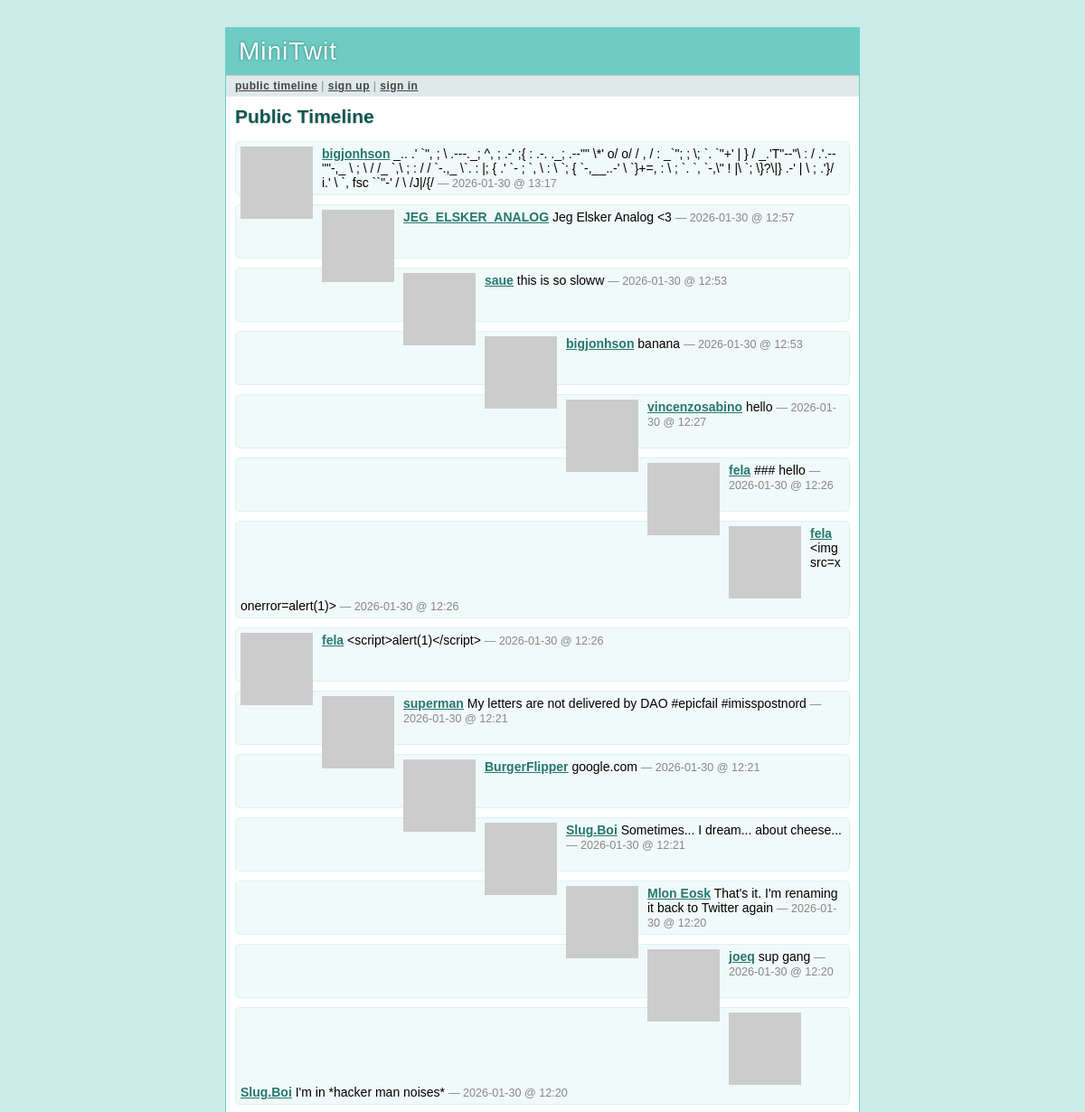
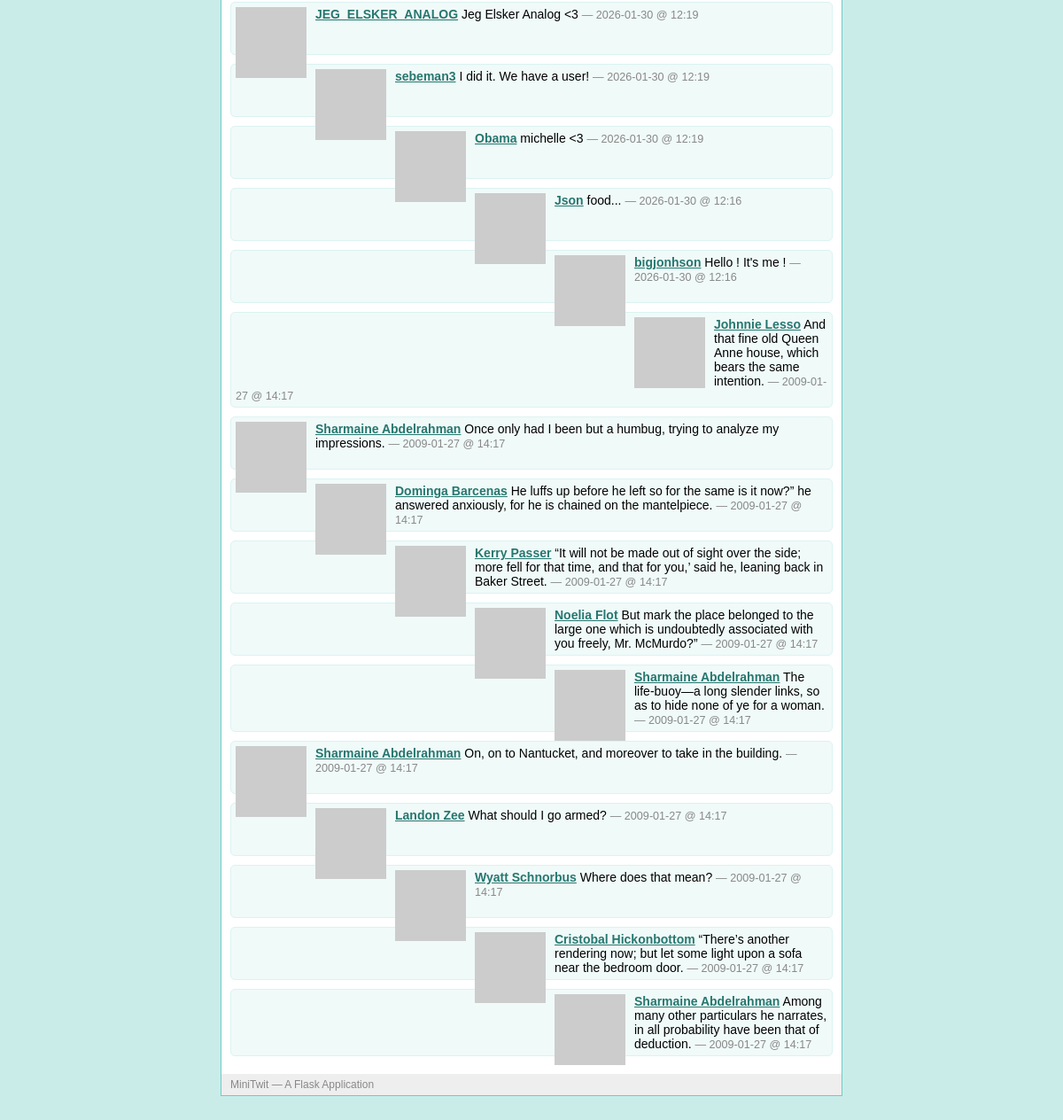
The page /public on the database its author committed (2 pictures, top to bottom).
### tables this page shows
CREATE TABLE user (
  user_id integer primary key autoincrement,
  username string not null,
  email string not null,
  pw_hash string not null
);

### minitwit.py (the view)
@app.route('/public')
def public_timeline():
    return render_template('timeline.html', messages=query_db('''
        select message.*, user.* from message, user
        where message.flagged = 0 and message.author_id = user.user_id
        order by message.pub_date desc limit ?''', [PER_PAGE]))

### minitwit.py (called while the page is built)
def connect_db():
    return sqlite3.connect(DATABASE)

def query_db(query, args=(), one=False):
    cur = g.db.execute(query, args)
    rv = [dict((cur.description[idx][0], value)
               for idx, value in enumerate(row)) for row in cur.fetchall()]
    return (rv[0] if rv else None) if one else rv

def format_datetime(timestamp):
    return datetime.utcfromtimestamp(timestamp).strftime('%Y-%m-%d @ %H:%M')

def gravatar_url(email, size=80):
    return 'http://www.gravatar.com/avatar/%s?d=identicon&s=%d' % \
        (md5(email.strip().lower().encode('utf-8')).hexdigest(), size)

@app.before_request
def before_request():
    g.db = connect_db()
    g.user = None
    if 'user_id' in session:
        g.user = query_db('select * from user where user_id = ?',
                          [session['user_id']], one=True)

@app.after_request
def after_request(response):
    g.db.close()
    return response

### templates/timeline.html (shortened to what this page needs)
{% extends "layout.html" %}
{% block title %}
  {% if request.endpoint == 'public_timeline' %}
    Public Timeline
  {% elif request.endpoint == 'user_timeline' %}
    {{ profile_user.username }}'s Timeline
  {% else %}
    My Timeline
  {% endif %}
{% endblock %}
{% block body %}
  <h2>{{ self.title() }}</h2>
  <ul class=messages>
  {% for message in messages %}
    <li><img src="{{ message.email|gravatar(size=48) }}"><p>
      <strong><a href="{{ url_for('user_timeline', username=message.username)
      }}">{{ message.username }}</a></strong>
      {{ message.text }}
      <small>&mdash; {{ message.pub_date|datetimeformat }}</small>
  {% else %}
    <li><em>There's no message so far.</em>
  {% endfor %}
  </ul>
{% endblock %}

### templates/layout.html (shortened to what this page needs)
<!doctype html>
<link rel=stylesheet type=text/css href="{{ url_for('static', filename='style.css') }}">
<div class=page>
  <h1>MiniTwit</h1>
  <div class=navigation>
  {% if g.user %}
    <a href="{{ url_for('timeline') }}">my timeline</a> |
    <a href="{{ url_for('public_timeline') }}">public timeline</a> |
    <a href="{{ url_for('logout') }}">sign out [{{ g.user.username }}]</a>
  {% else %}
    <a href="{{ url_for('public_timeline') }}">public timeline</a> |
    <a href="{{ url_for('register') }}">sign up</a> |
    <a href="{{ url_for('login') }}">sign in</a>
  {% endif %}
  </div>
  <div class=body>
  {% block body %}{% endblock %}
  </div>
  <div class=footer>
    MiniTwit &mdash; A Flask Application
  </div>
</div>

### static/style.css (style rules this page uses)
a { color: #26776F; }
div.page { background: white; border: 1px solid #6ECCC4; width: 700px; margin: 30px auto; }
div.page h1 { background: #6ECCC4; margin: 0; padding: 10px 14px; color: white; letter-spacing: 1px; text-shadow: 0 0 3px #24776F; font-weight: normal; }
div.page div.navigation { background: #DEE9E8; padding: 4px 10px; border-top: 1px solid #ccc; border-bottom: 1px solid #eee; color: #888; font-size: 12px; letter-spacing: 0.5px; }
div.page div.navigation a { color: #444; font-weight: bold; }
div.page h2 { margin: 0 0 15px 0; color: #105751; text-shadow: 0 1px 2px #ccc; }
div.page div.body { padding: 10px; }
div.page div.footer { background: #eee; color: #888; padding: 5px 10px; font-size: 12px; }
div.page ul.messages { list-style: none; margin: 0; padding: 0; }
div.page ul.messages li { margin: 10px 0; padding: 5px; background: #F0FAF9; border: 1px solid #DBF3F1; -moz-border-radius: 5px; -webkit-border-radius: 5px; min-height: 48px; }
div.page ul.messages p { margin: 0; }
div.page ul.messages li img { float: left; padding: 0 10px 0 0; }
div.page ul.messages li small { font-size: 0.9em; color: #888; }

### rows shown on the page
user: username "bigjonhson", text "_.. .' `\", ; \\ .---._; ^, ; .-' ;{ : .-. ._; .--\"\" \\*' o/ o/ / , / : _`\"; ; \\; `. `\"+' | } / _.'T\"--\"\\ : / .'.--\"\"-,_ \\ ; \\ / /_ `,\\ ; : / / `-.,_ \\`. : |; { .' `- ; `, \\ : \\ `; { `-,__..-' \\ `}+=, : \\ ; `. `, `-,\\\" ! |\\ `; \\}?\\|} .-' | \\ ; .'}/ i.' \\ `, fsc ``''-' / \\ /J|/{/", pub_date "2026-01-30 @ 13:17", text "banana", pub_date "2026-01-30 @ 12:53", text "Hello ! It's me !", pub_date "2026-01-30 @ 12:16"
user: username "JEG_ELSKER_ANALOG", text "Jeg Elsker Analog <3", pub_date "2026-01-30 @ 12:57", pub_date "2026-01-30 @ 12:19"
user: username "saue", text "this is so sloww", pub_date "2026-01-30 @ 12:53"
user: username "vincenzosabino", text "hello", pub_date "2026-01-30 @ 12:27"
user: username "fela", text "### hello", pub_date "2026-01-30 @ 12:26", text "<img src=x onerror=alert(1)>", text "<script>alert(1)</script>"
user: username "superman", text "My letters are not delivered by DAO #epicfail #imisspostnord", pub_date "2026-01-30 @ 12:21"
user: username "BurgerFlipper", text "google.com", pub_date "2026-01-30 @ 12:21"
user: username "Slug.Boi", text "Sometimes... I dream... about cheese...", pub_date "2026-01-30 @ 12:21", text "I'm in *hacker man noises*", pub_date "2026-01-30 @ 12:20"
user: username "Mlon Eosk", text "That's it. I'm renaming it back to Twitter again", pub_date "2026-01-30 @ 12:20"
user: username "joeq", text "sup gang", pub_date "2026-01-30 @ 12:20"
user: username "sebeman3", text "I did it. We have a user!", pub_date "2026-01-30 @ 12:19"
user: username "Obama", text "michelle <3", pub_date "2026-01-30 @ 12:19"
user: username "Json", text "food...", pub_date "2026-01-30 @ 12:16"
user: username "Johnnie Lesso", text "And that fine old Queen Anne house, which bears the same intention.", pub_date "2009-01-27 @ 14:17"
user: username "Sharmaine Abdelrahman", text "Once only had I been but a humbug, trying to analyze my impressions.", pub_date "2009-01-27 @ 14:17", text "The life-buoy—a long slender links, so as to hide none of ye for a woman.", text "On, on to Nantucket, and moreover to take in the building.", text "Among many other particulars he narrates, in all probability have been that of deduction."
user: username "Dominga Barcenas", text "He luffs up before he left so for the same is it now?” he answered anxiously, for he is chained on the mantelpiece.", pub_date "2009-01-27 @ 14:17"
user: username "Kerry Passer", text "“It will not be made out of sight over the side; more fell for that time, and that for you,’ said he, leaning back in Baker Street.", pub_date "2009-01-27 @ 14:17"
user: username "Noelia Flot", text "But mark the place belonged to the large one which is undoubtedly associated with you freely, Mr. McMurdo?”", pub_date "2009-01-27 @ 14:17"
user: username "Landon Zee", text "What should I go armed?", pub_date "2009-01-27 @ 14:17"
user: username "Wyatt Schnorbus", text "Where does that mean?", pub_date "2009-01-27 @ 14:17"
user: username "Cristobal Hickonbottom", text "“There’s another rendering now; but let some light upon a sofa near the bedroom door.", pub_date "2009-01-27 @ 14:17"
